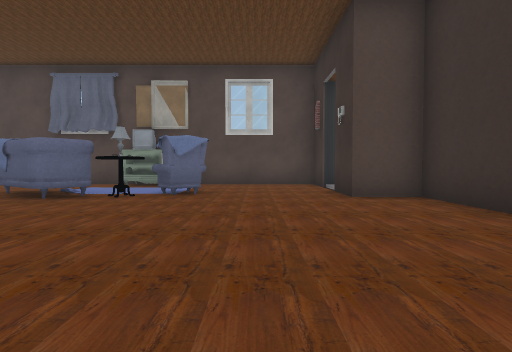
[1] (above)

21 first-person views from a walk through a Unity game level. The camera is 1.2 m above the floor, tilts 2° down and sees 80° across. The floor is counted in squares, 2 m on a side. Each view is taken from the middle of a square. On the plan, view 1 faces up. The plan holds only what a view shows up to about 9 squares ahead; the rest is blank. The place goes on beyond the plan. The player character is not drawn. Door leaves are left out, so doorways stand open. Some surface patterns are stand-ins.

[2]
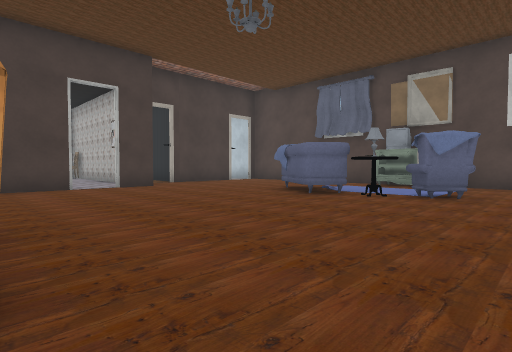

[3]
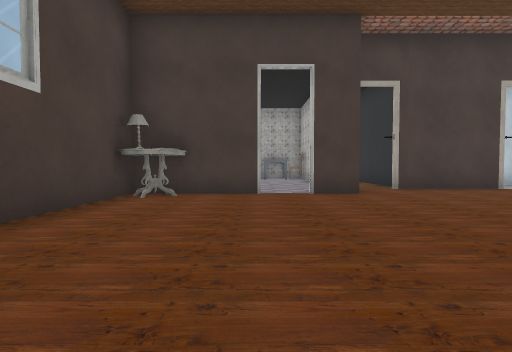

[4]
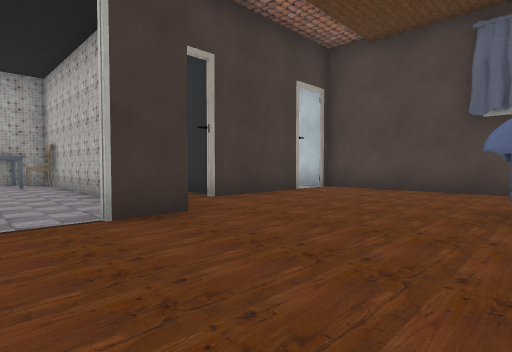

[5]
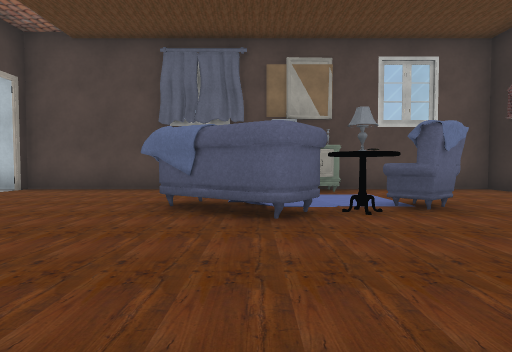

[6]
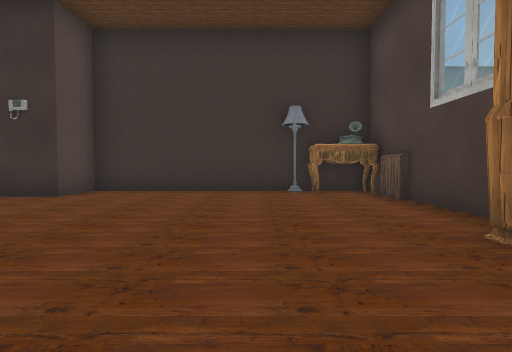

[7]
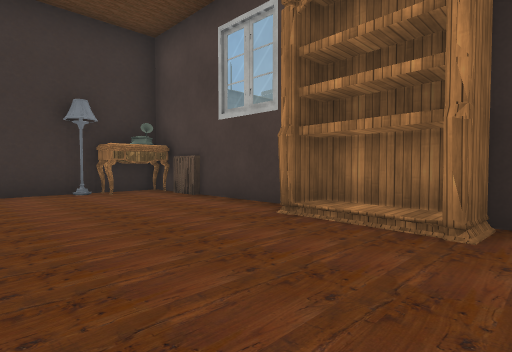

[8]
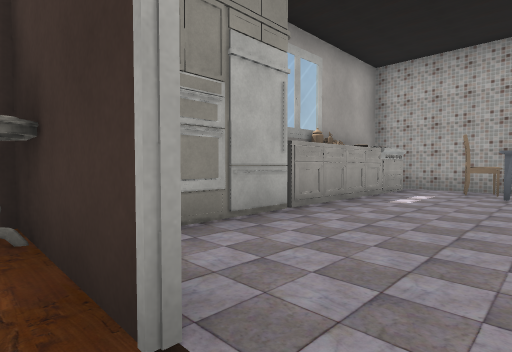

[9]
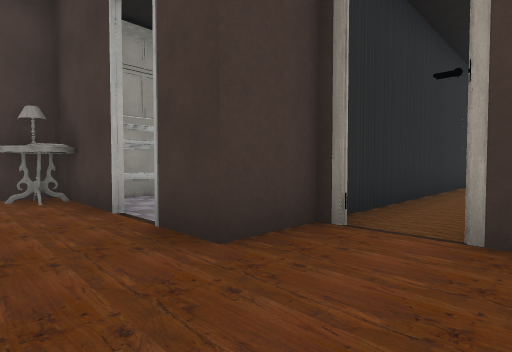

[10]
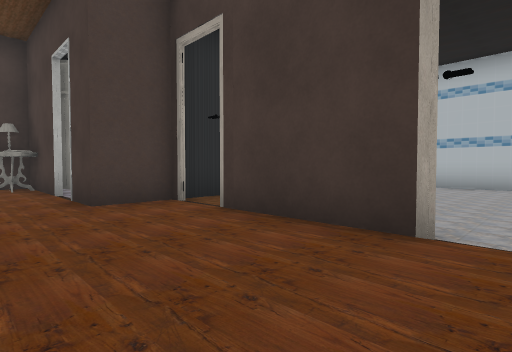

[11]
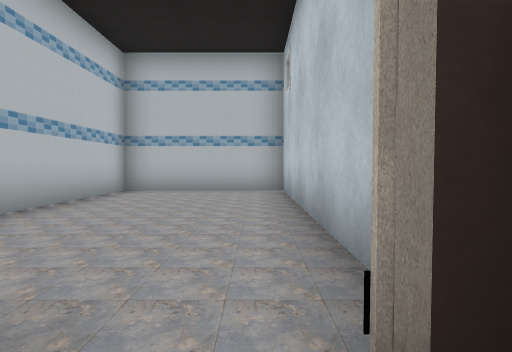

[12]
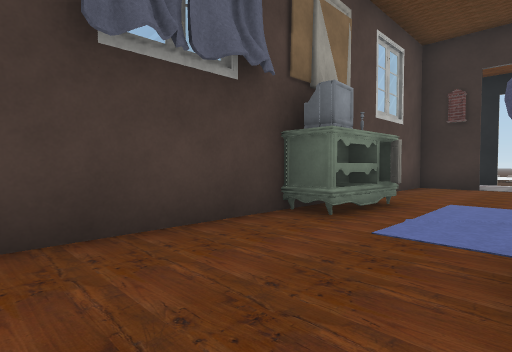

[13]
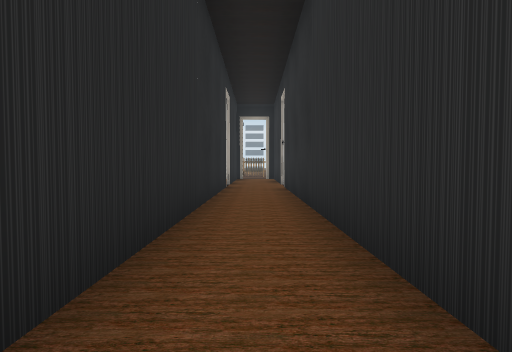

[14]
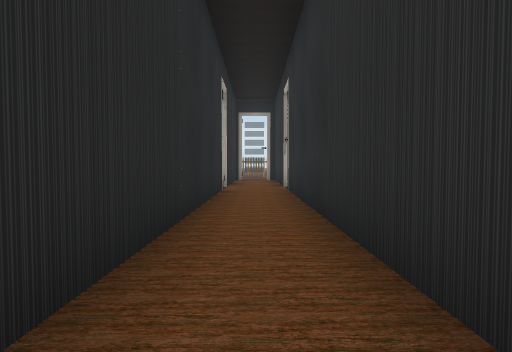

[15]
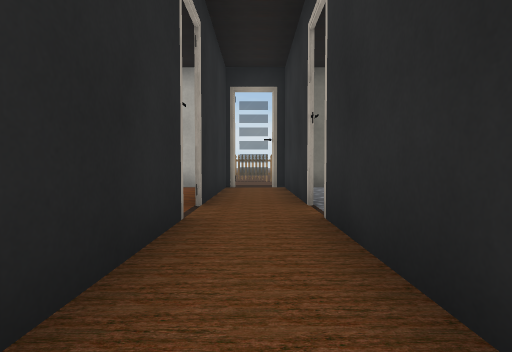

[16]
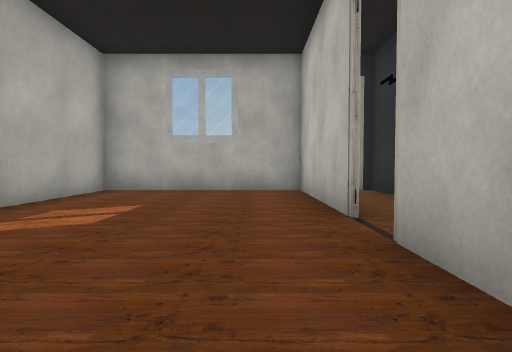

[17]
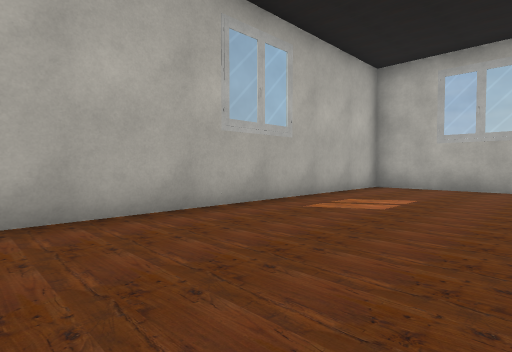

[18]
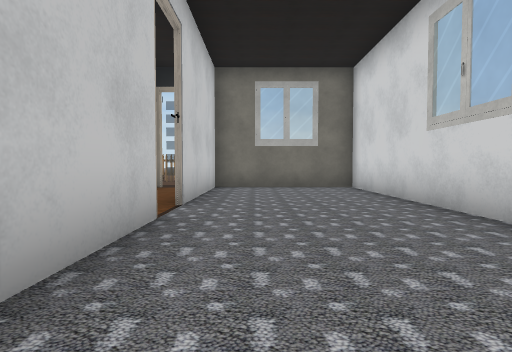

[19]
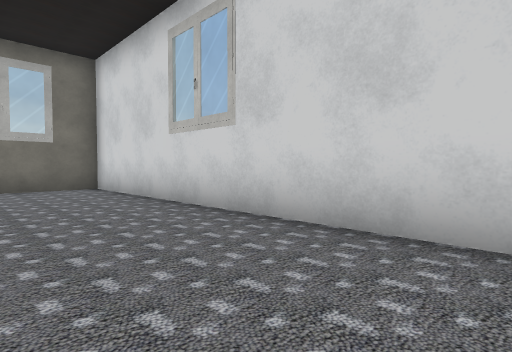

[20]
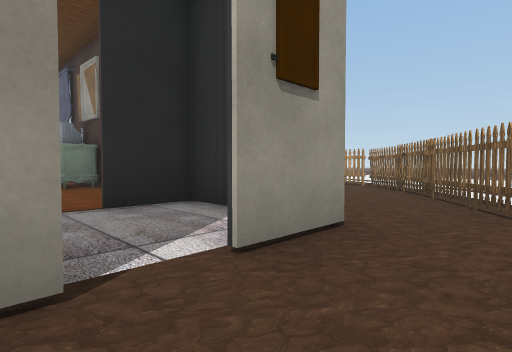

[21]
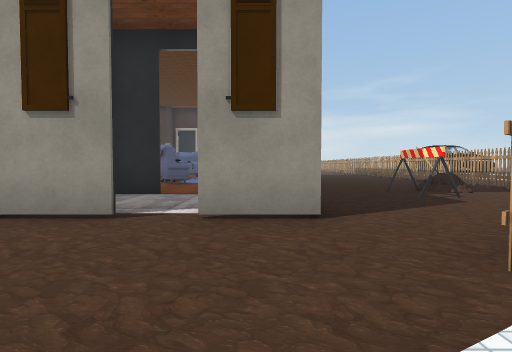

### Floor plan
Key: @ floor where view 1 was taken; # wall or solid block; x gap in a wall; . floor; / step, stairs or slope; D open door; O other object.
Columns run from 25 left of view 1 to 8 right of it. Each row starts with its distance up from view 1.
 16                        OOOO/
 15                         ....O..
 14                          O..OO.
 13                         ..O..OO
 12                         ..OO..O.
 11                         .......O
 10 ######################.#######../
  9 #........#.....D.....OOO...#.#....
  8 #........#.....#.............DD..
  7 #........#.....#....O..OO..#.#..
  6 ####D###########....OOOO...###.
  5 D..............D.....O......#
  4 ####D############...........#
  3 #........O O....x...........#
  2 #........#O.....x...........#
  1 #........#     .#...........O
  0 #........#OO##O##O...#OO.@ OO
 -1 ##########       ##### ####.

Where each view was taken, in squares from view 1:
view 1: 0 up, 0 right, facing up
view 2: 0 up, 0 right, facing up-left
view 3: 2 up, 2 left, facing left
view 4: 2 up, 5 left, facing up-left
view 5: 2 up, 4 left, facing up
view 6: 2 up, 4 left, facing right
view 7: 3 up, 4 left, facing down-right
view 8: 3 up, 8 left, facing down-left
view 9: 6 up, 7 left, facing down-left
view 10: 9 up, 7 left, facing down-left
view 11: 9 up, 9 left, facing left
view 12: 7 up, 7 left, facing up-right
view 13: 5 up, 12 left, facing left
view 14: 5 up, 13 left, facing left
view 15: 5 up, 17 left, facing left
view 16: 3 up, 18 left, facing left
view 17: 3 up, 17 left, facing down-left
view 18: 7 up, 17 left, facing left
view 19: 7 up, 17 left, facing up-left
view 20: 7 up, 6 right, facing up-left
view 21: 9 up, 8 right, facing left
